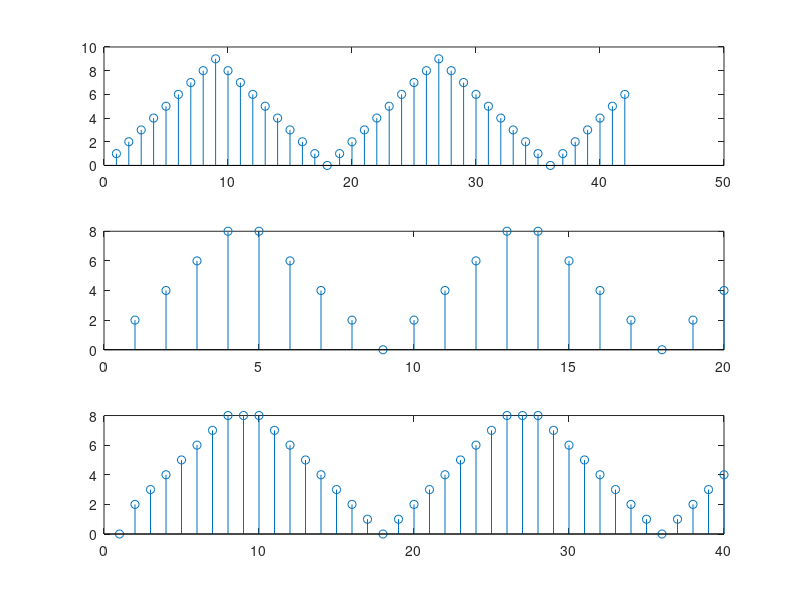

The MATLAB script that drew this image:
% up down sampling is alternate and doublereading
clear

x = [1,2,3,4,5,6,7,8,9,8,7,6,5,4,3,2,1,0,1,2,3,4,5,6,7,8,9,8,7,6,5,4,3,2,1,0,1,2,3,4,5,6];
N = length(x);

for n=1:1:(N-1)/2
  ds(n) = x(2*n);
end

M= length(ds);
for m=1:1:M
  us(2*m)=ds(m);
end

for m=1:1:M-1
  us((2*m)+1)= (us(2*m)+us((2*m)+2))/2;
end

subplot(3,1,1);stem(x) ;
subplot(3,1,2);stem(ds) ;
subplot(3,1,3);stem(us) ;


